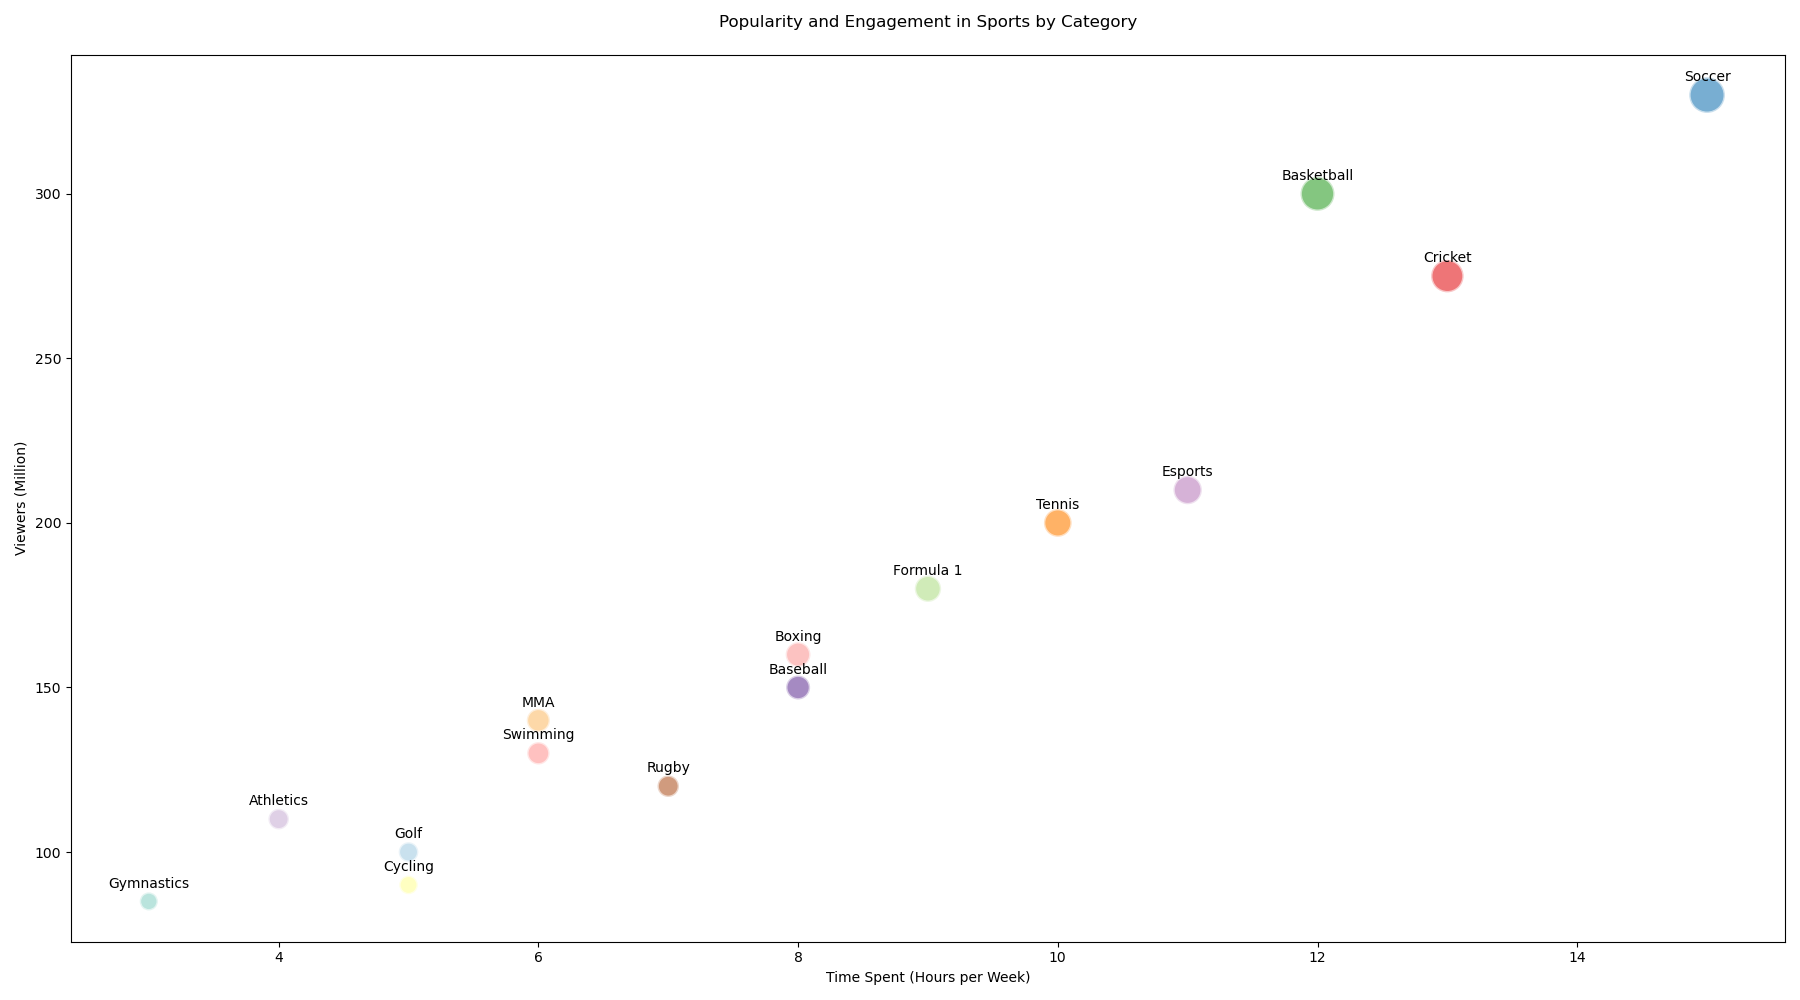

This chart was generated by the following Python code:

import matplotlib.pyplot as plt
import numpy as np

categories = [
    'Soccer', 'Basketball', 'Cricket', 'Tennis', 'Baseball', 'Rugby', 
    'Golf', 'Formula 1', 'Boxing', 'MMA', 'Athletics', 'Cycling', 
    'Swimming', 'Gymnastics', 'Esports'
]
viewers = np.array([330, 300, 275, 200, 150, 120, 100, 180, 160, 140, 110, 90, 130, 85, 210])
time_spent = np.array([15, 12, 13, 10, 8, 7, 5, 9, 8, 6, 4, 5, 6, 3, 11])
popularity_score = np.array([95, 90, 85, 80, 70, 65, 60, 75, 72, 68, 55, 50, 62, 45, 77])

sizes = viewers * 2

colors = [
    '#1f78b4', '#33a02c', '#e31a1c', '#ff7f00', '#6a3d9a', '#b15928', 
    '#a6cee3', '#b2df8a', '#fb9a99', '#fdbf6f', '#cab2d6', '#ffff99', 
    '#ff9896', '#8dd3c7', '#bc80bd'
]

plt.figure(figsize=(18, 10))

scatter = plt.scatter(time_spent, viewers, s=sizes, c=colors, alpha=0.6, edgecolors="w", linewidth=2)

plt.title('Popularity and Engagement in Sports by Category', pad=20)
plt.xlabel('Time Spent (Hours per Week)')
plt.ylabel('Viewers (Million)')

for i, category in enumerate(categories):
    plt.annotate(category, (time_spent[i], viewers[i]), textcoords="offset points", xytext=(0,10), ha='center')

plt.tight_layout()
plt.show()
